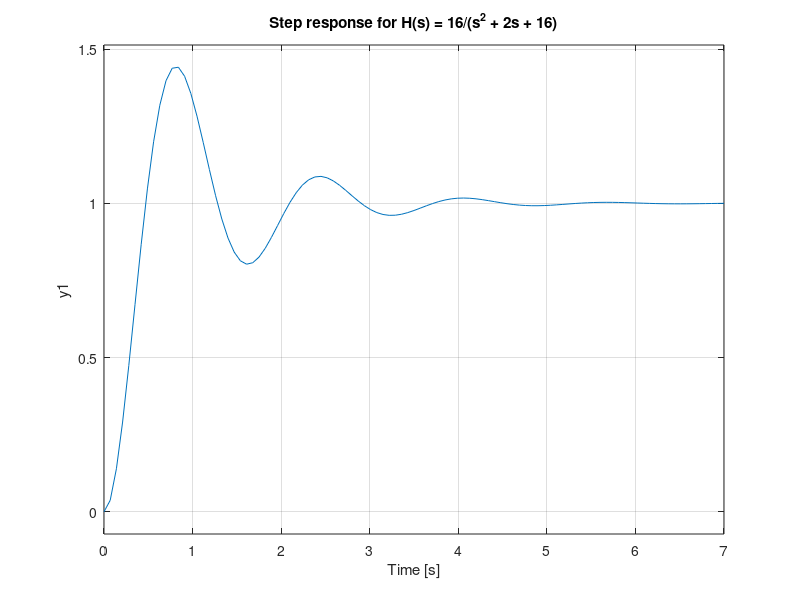
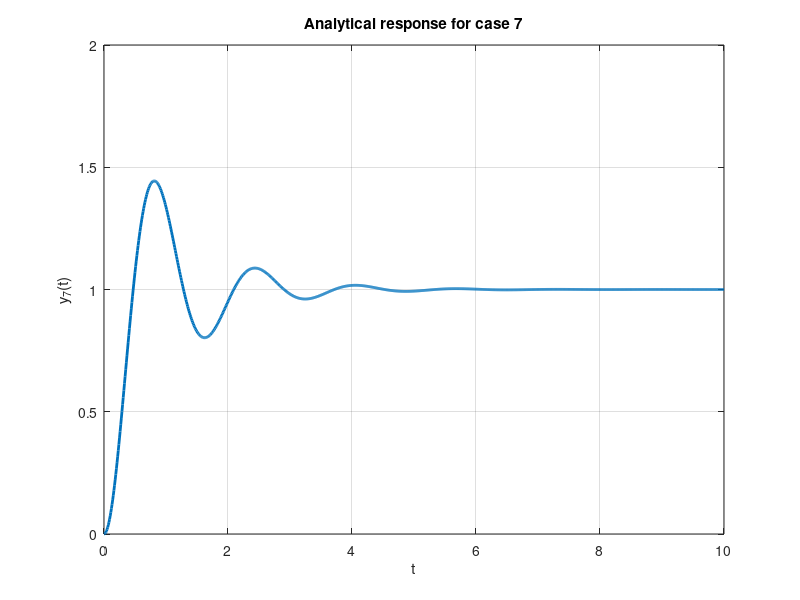

These figures' MATLAB source, in order:
clc; clear; close all;

s = tf('s');
H7 = 16/(s^2 + 2*s + 16);

% Step response from transfer function
figure;
step(H7);
grid on;
title('Step response for H(s) = 16/(s^2 + 2s + 16)');

% Analytical response
t = 0:0.01:10;
y7 = 1 - exp(-t).*cos(sqrt(15)*t) - (1/sqrt(15))*exp(-t).*sin(sqrt(15)*t);

figure;
plot(t, y7, 'LineWidth', 2);
grid on;
xlabel('t');
ylabel('y_7(t)');
title('Analytical response for case 7');
